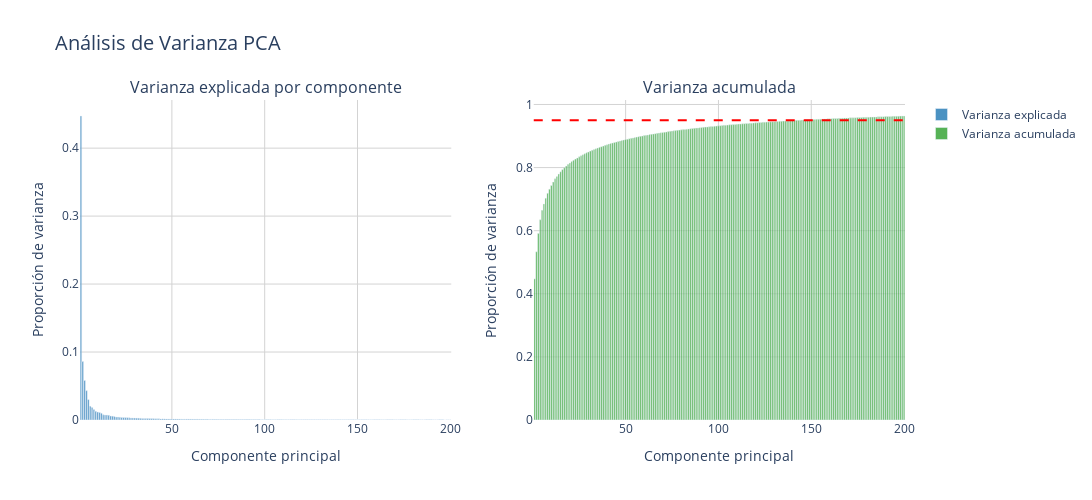

The code cell stored with this chart in its notebook:
### Code cell
import plotly.express as px
import plotly.graph_objects as go
from plotly.subplots import make_subplots
import pandas as pd

# Obtener varianzas
var_explicada = X_train_pca.explained_variance_ratio_ 
var_acumulada = np.cumsum(var_explicada)

# Crear DataFrames para Plotly
df_var_explicada = pd.DataFrame({
    'Componente': range(1, len(var_explicada)+1),
    'Varianza': var_explicada
})

df_var_acumulada = pd.DataFrame({
    'Componente': range(1, len(var_acumulada)+1),
    'Varianza': var_acumulada
})

# Crear subplots usando Plotly Express
fig = make_subplots(rows=1, cols=2, subplot_titles=('Varianza explicada por componente', 'Varianza acumulada'))

# Varianza explicada
fig.add_trace(
    go.Bar(
        x=df_var_explicada['Componente'], 
        y=df_var_explicada['Varianza'], 
        name='Varianza explicada',
        marker_color='#1f77b4',  # Azul más oscuro
        opacity=0.8
    ),
    row=1, col=1
)

# Varianza acumulada
fig.add_trace(
    go.Bar(
        x=df_var_acumulada['Componente'], 
        y=df_var_acumulada['Varianza'], 
        name='Varianza acumulada',
        marker_color='#2ca02c',  # Verde más oscuro
        opacity=0.8
    ),
    row=1, col=2
)

# Agregar línea de 95% de varianza
fig.add_hline(
    y=0.95, 
    line_dash="dash", 
    line_color="red",
    line_width=2,
    row=1, 
    col=2
)

# Actualizar layout
fig.update_layout(
    height=500,
    width=1200,
    showlegend=True,
    title_text="Análisis de Varianza PCA",
    title_font_size=20,
    plot_bgcolor='white',
    paper_bgcolor='white',
    xaxis_title="Componente principal",
    yaxis_title="Proporción de varianza",
    xaxis2_title="Componente principal",
    yaxis2_title="Proporción de varianza",
    font=dict(size=12),
    margin=dict(t=100)
)

# Actualizar ejes para mejor visualización
fig.update_xaxes(showgrid=True, gridwidth=1, gridcolor='LightGray')
fig.update_yaxes(showgrid=True, gridwidth=1, gridcolor='LightGray')

fig.show()

### Figure 1 — Plotly figure (JSON) as saved in the notebook; plotly's stock layout.template omitted (floating-point values rounded to 4 significant figures; data arrays with more than 128 entries replaced by an {"elided": "..."} marker saying what was removed)
{"data": [{"marker": {"color": "#1f77b4"}, "name": "Varianza explicada", "opacity": 0.8, "type": "bar", "x": {"elided": "200 int values"}, "xaxis": "x", "y": {"elided": "200 float values"}, "yaxis": "y"}, {"marker": {"color": "#2ca02c"}, "name": "Varianza acumulada", "opacity": 0.8, "type": "bar", "x": {"elided": "200 int values"}, "xaxis": "x2", "y": {"elided": "200 float values"}, "yaxis": "y2"}], "layout": {"annotations": [{"font": {"size": 16}, "showarrow": false, "text": "Varianza explicada por componente", "x": 0.225, "xanchor": "center", "xref": "paper", "y": 1, "yanchor": "bottom", "yref": "paper"}, {"font": {"size": 16}, "showarrow": false, "text": "Varianza acumulada", "x": 0.775, "xanchor": "center", "xref": "paper", "y": 1, "yanchor": "bottom", "yref": "paper"}], "font": {"size": 12}, "height": 500, "margin": {"t": 100}, "paper_bgcolor": "white", "plot_bgcolor": "white", "shapes": [{"line": {"color": "red", "dash": "dash", "width": 2}, "type": "line", "x0": 0, "x1": 1, "xref": "x2 domain", "y0": 0.95, "y1": 0.95, "yref": "y2"}], "showlegend": true, "title": {"font": {"size": 20}, "text": "Análisis de Varianza PCA"}, "width": 1200, "xaxis": {"anchor": "y", "domain": [0, 0.45], "gridcolor": "LightGray", "gridwidth": 1, "showgrid": true, "title": {"text": "Componente principal"}}, "xaxis2": {"anchor": "y2", "domain": [0.55, 1], "gridcolor": "LightGray", "gridwidth": 1, "showgrid": true, "title": {"text": "Componente principal"}}, "yaxis": {"anchor": "x", "domain": [0, 1], "gridcolor": "LightGray", "gridwidth": 1, "showgrid": true, "title": {"text": "Proporción de varianza"}}, "yaxis2": {"anchor": "x2", "domain": [0, 1], "gridcolor": "LightGray", "gridwidth": 1, "showgrid": true, "title": {"text": "Proporción de varianza"}}}}
